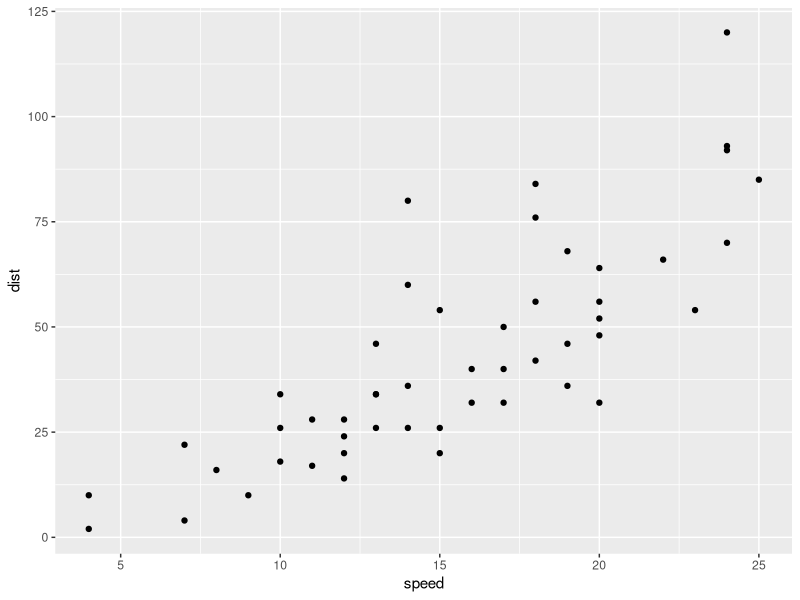
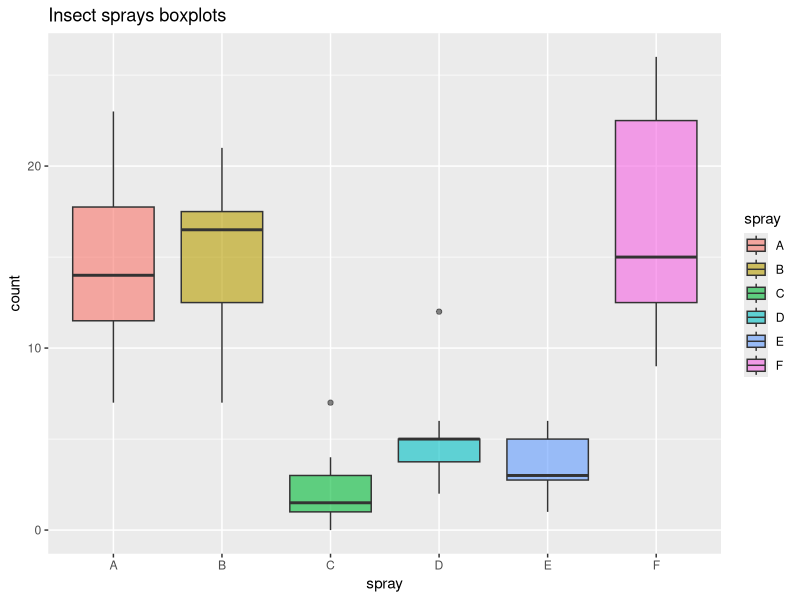

Write the R code that produced these figures, in order.
## ---- chunk 1
#| fig-label: cars-plot
#| fig-cap: "Distance taken for a car to stop, against it's speed during the test."

#| echo: false

library(ggplot2)
ggplot(cars, aes(x = speed, y = dist)) +
  geom_point()
## ---- chunk 2
#| echo: false

library(ggplot2)

data = data(InsectSprays)

head(InsectSprays)
## ---- chunk 3
#| echo: false
ggplot(data = InsectSprays, aes(x = spray, y = count, fill = spray)) +
  geom_boxplot(alpha = 0.6) +
  ggtitle("Insect sprays boxplots")
